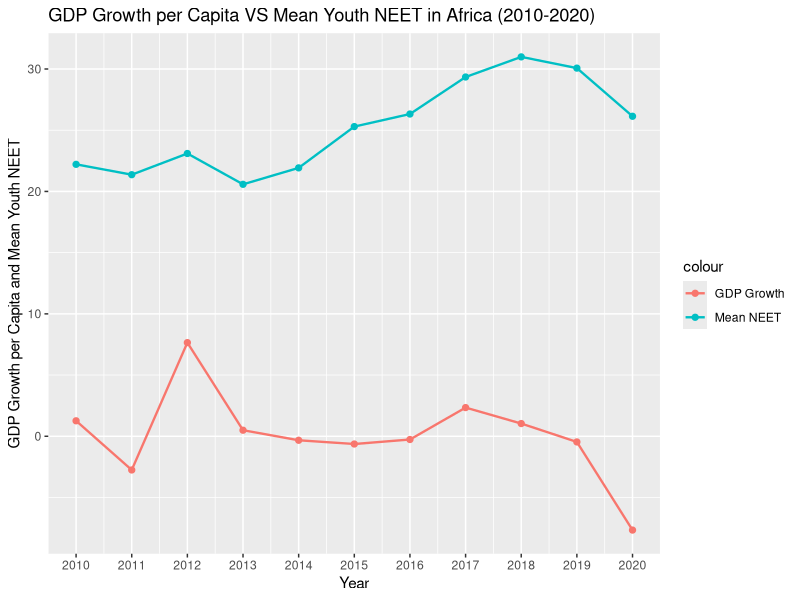

Source code (R):
library(tidyverse)
library(dplyr)
library(ggplot2)
setwd("C:/Users/User/Downloads")

GDP <- read.csv("gdp-per-capita-worldbank.csv")
NEET <- read.csv("youth-not-in-education-employment-training.csv")
Continents <- read.csv("continents-according-to-our-world-in-data.csv")

youth_NEET <- NEET %>%
  filter(Year >= 2010, Year <= 2020) %>%
  inner_join(Continents, Year, by = "Entity") %>%
  select(-Year.y, -Code.y) %>%
  filter(Continent == "Africa")

GDP <- GDP %>%
  filter(Year >= 2009, Year <= 2020) %>%
  inner_join(Continents, Year, by = "Entity") %>%
  select(-Year.y, -Code.y) %>%
  filter(Continent == "Africa")

GDP_Growth <- GDP %>%
  group_by(Year.x) %>%
  summarise(Total_GDP = sum(GDP.per.capita..PPP..constant.2017.international...)) %>%
  mutate(GDP_Growth = ((Total_GDP - lag(Total_GDP)) / lag(Total_GDP)) * 100)

mean_youth_NEET <- youth_NEET %>%
  group_by(Year.x) %>%
  summarise(mean_NEET = mean(Share.of.youth.not.in.education..employment.or.training..total....of.youth.population.))

GDP_Growth_NEET <- inner_join(GDP_Growth, mean_youth_NEET, by = "Year.x")

ggplot(GDP_Growth_NEET, aes(x = Year.x)) + 
  geom_point(aes(y = mean_NEET, colour = "Mean NEET"), size = 1.8)+
  geom_line(aes(y = mean_NEET, colour = "Mean NEET"), size = 0.8)+
  geom_point(aes(y = GDP_Growth, colour = "GDP Growth"), size = 1.8) + 
  geom_line(aes(y = GDP_Growth, colour = "GDP Growth"), size = 0.8) +
  scale_x_continuous(breaks = 2010:2020) + 
  labs(title = "GDP Growth per Capita VS Mean Youth NEET in Africa (2010-2020)", x = "Year", y = "GDP Growth per Capita and Mean Youth NEET")

